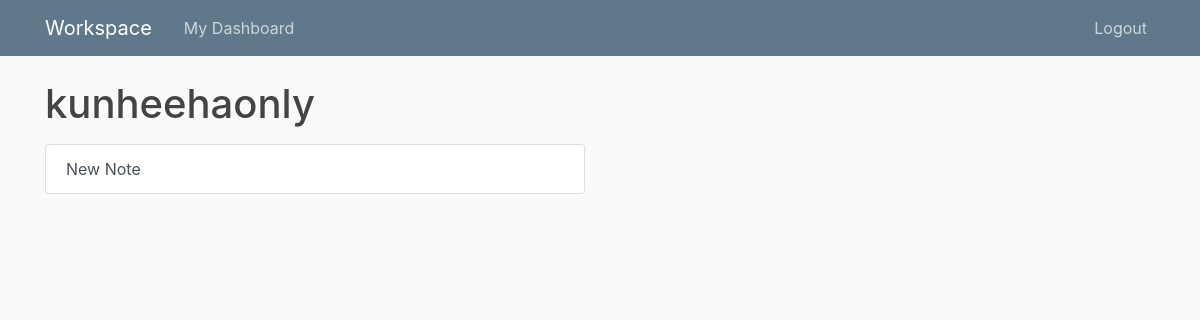
The page /notebook/9/2/ (signed in) on the database as committed earlier.
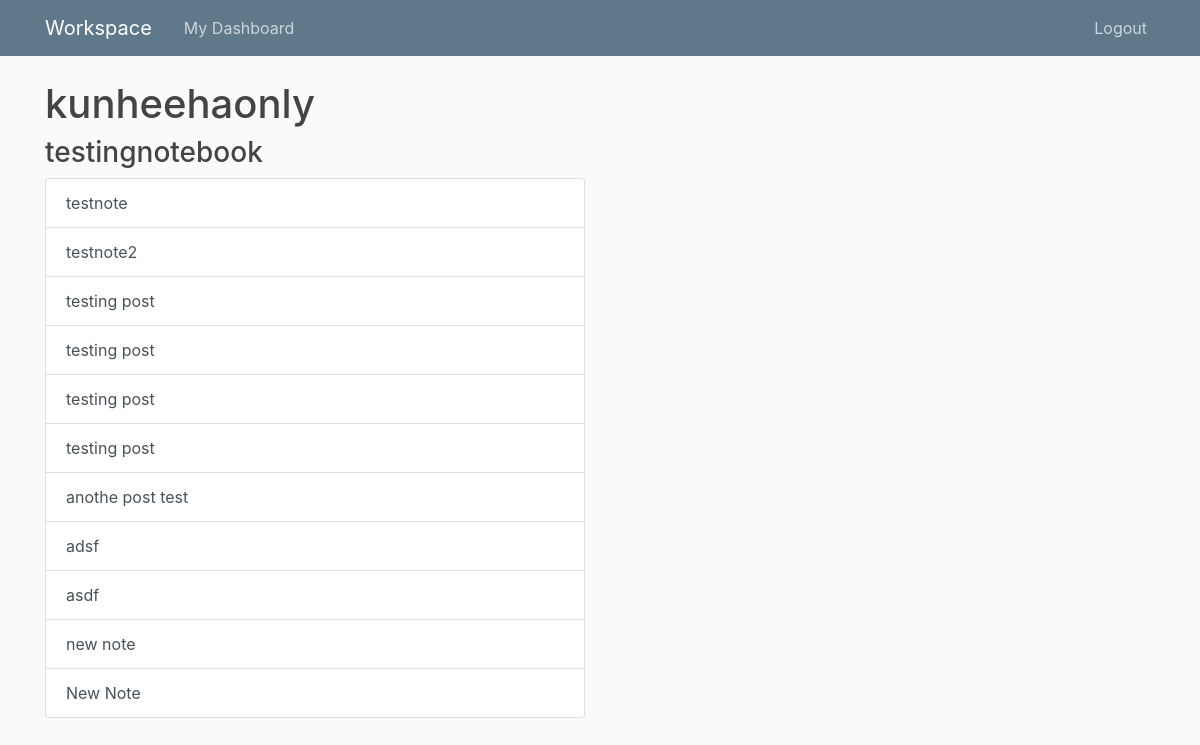
The same page on the database as committed later.
### workspace/models.py (models this page shows, shortened)
class Workspace(models.Model):
    title = models.CharField(max_length=100)
    users = models.ManyToManyField(User)

class Notebook(models.Model):
    title = models.CharField(max_length=100)
    folder = models.ForeignKey(Folder, on_delete=models.CASCADE)

class Note(models.Model):
    title = models.CharField(max_length=100)
    content = models.TextField()
    last_edited = models.DateTimeField(auto_now=True)
    notebook = models.ForeignKey(Notebook, on_delete=models.CASCADE)

### workspace/views.py (the view)
def notebookView(request, *args, **kwargs):
    workspaceid = kwargs['workspaceid']
    notebookid = kwargs['notebookid']
    currentWorkspace = Workspace.objects.filter(id=workspaceid).first()
    currentNotebook = Notebook.objects.filter(id=notebookid).first()
    authorised_users = User.objects.filter(workspace=currentWorkspace)
    notes = Note.objects.filter(notebook=currentNotebook)
    context = {
        'workspace': currentWorkspace,
        'currentnotebook': currentNotebook,
        'notes': notes
    }
    if request.user in authorised_users:
        return render(request, 'workspace/notebook.html', context)
    return render(request, 'workspace/deniedaccess.html')

### workspace/templates/workspace/notebook.html (shortened to what this page needs)
{% extends 'workspace/base.html' %}
{% load static %}
{% block head %}
	<link rel="stylesheet" type="text/css" href="{% static 'workspace/workspace.css' %}">
	<link rel="stylesheet" type="text/css" href="{% static 'workspace/notebook.css' %}">
{% endblock %}
{% block content %}
	<h1>{{ workspace.title }}</h1>
	<div class="row">
		<div class="col">
			<h3>{{ currentnotebook.title }}</h3>
			<div class="list-group">
				{% for note in notes %}
					<button class="list-group-item list-group-item-action allNotes" data-noteid="{{ note.id }}">{{ note.title }}</button>
				{% endfor %}
				<a href="{% url 'new-note' currentnotebook.id %}" class="list-group-item list-group-item-action">New Note</a>
			</div>
		</div>
		<div class="col">
		</div>
	</div>
{% endblock %}

### workspace/templates/workspace/base.html (shortened to what this page needs)
{% load static %}
<!DOCTYPE html>
<html lang="en">
  <head>
    <link rel="stylesheet" href="https://stackpath.bootstrapcdn.com/bootstrap/4.3.1/css/bootstrap.min.css">
    <link rel="stylesheet" type="text/css" href="{% static 'workspace/main.css' %}">
    {% block head %}
    {% endblock %}
  </head>
  <body>
	 <header class="site-header">
	  <nav class="navbar navbar-expand-md navbar-dark bg-steel fixed-top">
	    <div class="container">
	      <a class="navbar-brand mr-4" href="/">Workspace</a>
	      <div class="collapse navbar-collapse" id="navbarToggle">
	        <div class="navbar-nav mr-auto">
	          <a class="nav-item nav-link" href="{% url 'user-dashboard' %}">My Dashboard</a>
	        </div>
	        <div class="navbar-nav">
	        		<a class="nav-item nav-link" href="{% url 'logout' %}">Logout</a>
	        </div>
	      </div>
	    </div>
	  </nav>
	</header>
	<main role="main" class="container">
	  <div class="row">
	    <div class="col-md-12">
	      {% block content %}{% endblock %}
	    </div>
	  </div>
	</main>
  </body>
</html>

### workspace/static/workspace/main.css (style rules this page uses)
body { background: #fafafa; color: #333333; margin-top: 5rem; }
h1, h2, h3, h4, h5, h6 { color: #444444; }
.bg-steel { background-color: #5f788a; }
.site-header .navbar-nav .nav-link { color: #cbd5db; }

Rows that differ between the two databases and show on the page:
added Notebook: title "testingnotebook"
added Note: title "testnote"
added Note: title "testnote2"
added Note: title "testing post"
added Note: title "testing post"
added Note: title "testing post"
added Note: title "testing post"
added Note: title "anothe post test"
added Note: title "adsf"
added Note: title "asdf"
added Note: title "new note"
